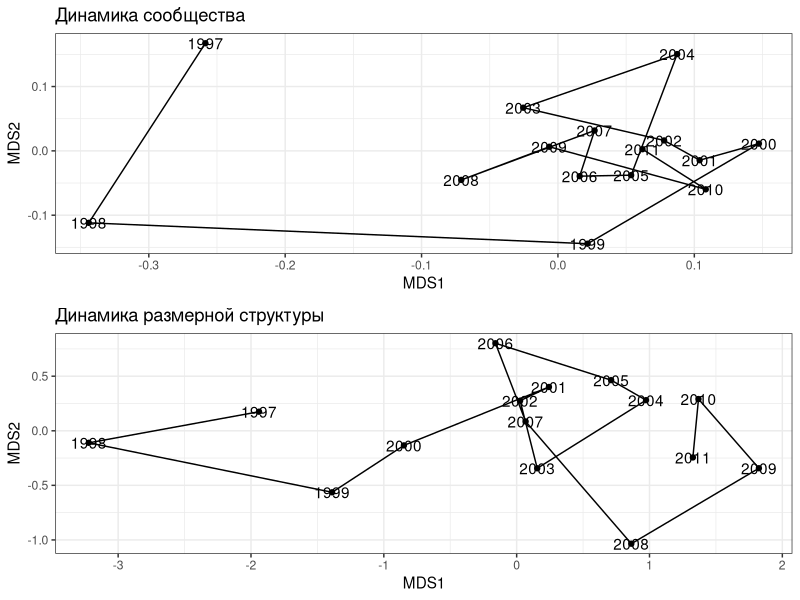
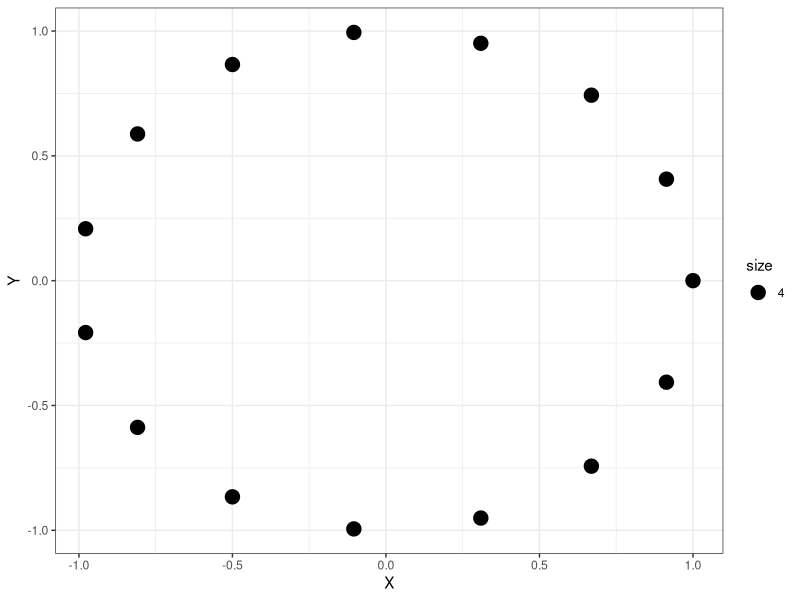
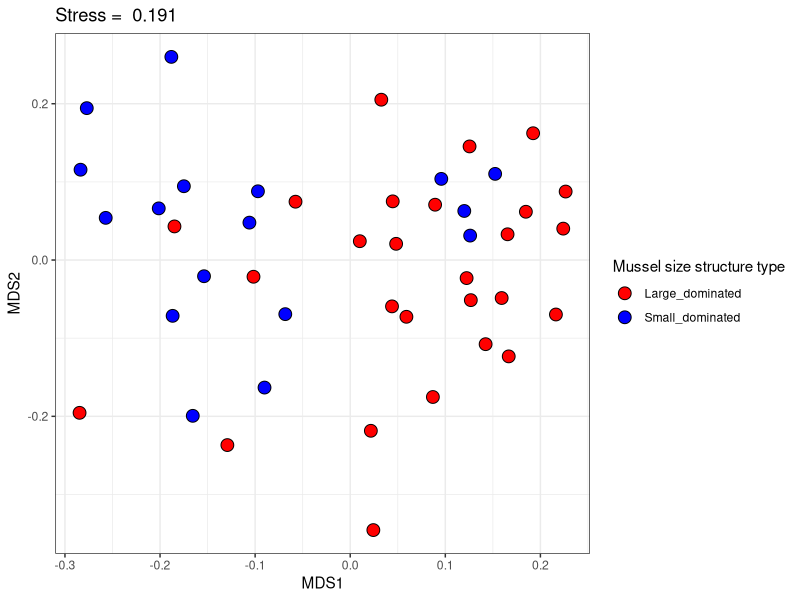
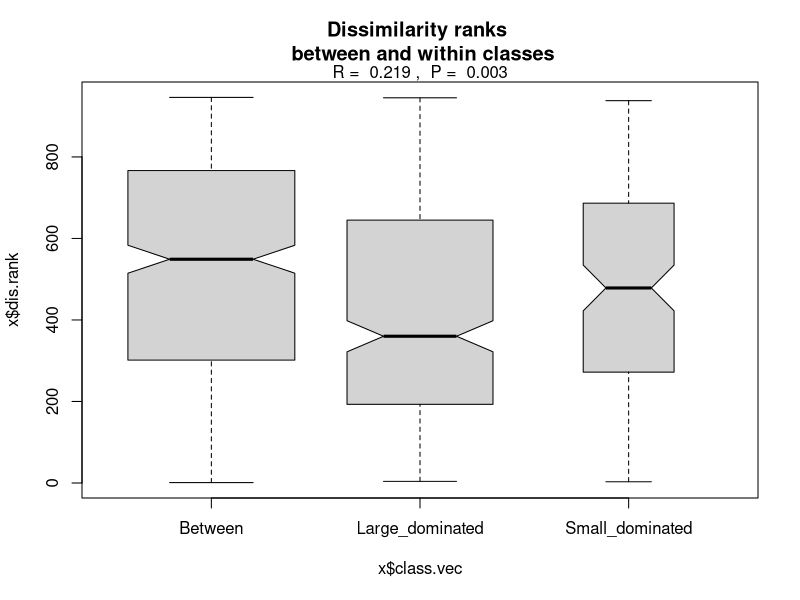
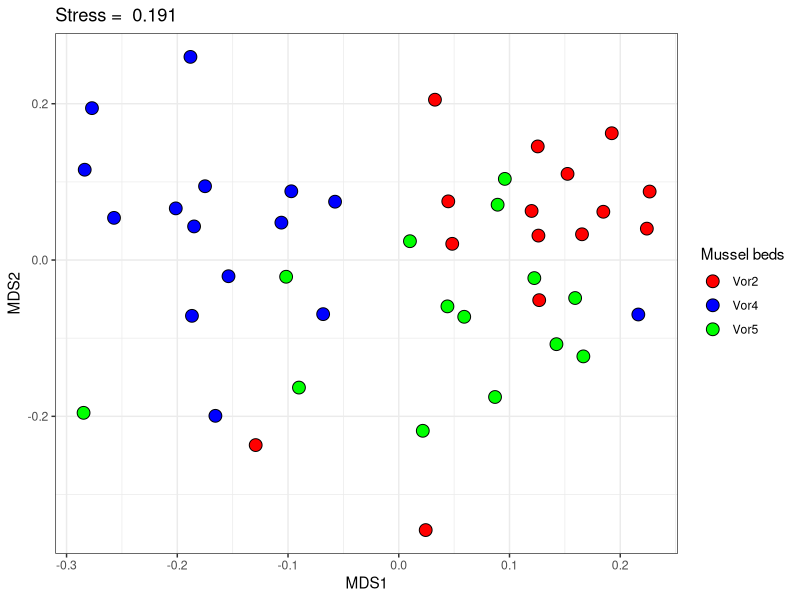
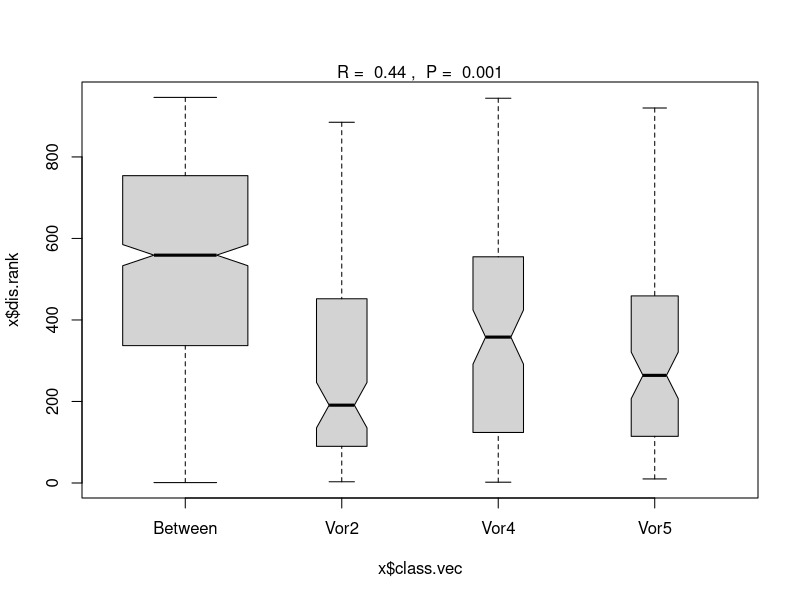

Reproduce these figures in R, in order. (Note: this script raises an error after producing the figures.)
## ---- chunk 1
# output options
options(width = 70, scipen = 6, digits = 3)
library(knitr)
# chunk default options
opts_chunk$set(fig.align='center', tidy = FALSE, fig.width = 7, fig.height = 3, warning = FALSE)
## ---- chunk 2
com <- read.csv("data/mussel_beds.csv", sep=';', header = T)
ascam <- read.csv("data/ASCAM.csv", sep=';', header = T)
## ---- chunk 3
library(vegan)
log_com <- log(com[,-c(1:3)] + 1)
vor2_log_com <- log_com[com$Bank == "Vor2",]
log_ascam <- log(ascam[, -c(1:2)]+1)
mds_vor2_com <- as.data.frame(metaMDS(vor2_log_com)$points)
vor2_log_ascam <- log_ascam[ascam$Bank == "Vor2",]
mds_vor2_ascam <- as.data.frame(metaMDS(vor2_log_ascam, distance = "euclid" )$points)
## ---- chunk 4
library(ggplot2)
library(gridExtra)
theme_set(theme_bw())

Pl1 <- ggplot(mds_vor2_com, aes(x=MDS1, y=MDS2)) + geom_point() + geom_path() + geom_text(label = com$Year[com$Bank == "Vor2"]) + ggtitle("Динамика сообщества")

Pl2 <- ggplot(mds_vor2_ascam, aes(x=MDS1, y=MDS2)) + geom_point() + geom_path() + geom_text(label = com$Year[com$Bank == "Vor2"]) + ggtitle("Динамика размерной структуры")

grid.arrange(Pl1, Pl2)
## ---- chunk 5
gradient_model <- vegdist(com$Year[com$Bank == "Vor2"], method="euclidian")
gradient_model 
## ---- chunk 6
dist_vor2_com <- vegdist(vor2_log_com, method = "bray")
dist_vor2_ascam <- vegdist(vor2_log_ascam, method = "euclidean")
## ---- chunk 7
mantel(dist_vor2_com, gradient_model)
## ---- chunk 8
mantel(dist_vor2_ascam, gradient_model)
## ---- chunk 9
mantel(dist_vor2_com, dist_vor2_ascam)
## ---- chunk 10
mantel.partial(dist_vor2_com, dist_vor2_ascam, gradient_model)
## ---- chunk 11
cycmod <- function(x){
  points <- data.frame(X=c(1:x), Y=c(1:x))
  for (i in 1:x) {
    points$X[i] <- cos(2*pi*(i-1)/x)
    points$Y[i] <- sin(2*pi*(i-1)/x)
  }
  return(points)
}

qplot(cycmod(nrow(mds_vor2_ascam))$X, cycmod(nrow(mds_vor2_ascam))$Y, xlab="X", ylab="Y", geom = "point", size = 4)  
## ---- chunk 12
cycl_model <- round(vegdist(cycmod(nrow(mds_vor2_ascam)), method = "euclidean"))
cycl_model
## ---- chunk 13
mantel(dist_vor2_ascam, cycl_model)
## ---- chunk 14
mantel.partial(dist_vor2_ascam, cycl_model, gradient_model)
## ---- chunk 15
library(vegan)
library(ggplot2)
ord_log_com <- metaMDS(log_com, distance = "bray", k=2)
MDS <- data.frame(ord_log_com$points)
## ---- chunk 16
ggplot(MDS, aes(x = MDS1, y = MDS2, fill = com$Mussel_size)) + geom_point(shape = 21, size = 4) + scale_fill_manual(values = c("red", "blue")) + labs(fill = "Mussel size structure type") + ggtitle(paste("Stress = ", round(ord_log_com$stress, 3), sep = " "))
## ---- chunk 17
com_anosim <- anosim(log_com, 
           grouping = com$Mussel_size, 
           permutations = 999, 
           distance = "bray")
## ---- chunk 18

## ---- chunk 19
summary(com_anosim)
## ---- chunk 20
plot(com_anosim, main = "Dissimilarity ranks \n between and within classes")
## ---- chunk 21
ggplot(MDS, aes(x = MDS1, y = MDS2, fill = com$Bank)) + geom_point(shape = 21, size = 4) + scale_fill_manual(values = c("red", "blue", "green")) + labs(fill = "Mussel beds") + ggtitle(paste("Stress = ", round(ord_log_com$stress, 3), sep = " "))
## ---- chunk 22
bed_anosim <- anosim(log_com, grouping = com$Bank,permutations = 999, distance = "bray")
bed_anosim
## ---- chunk 23
plot(bed_anosim)
## ---- chunk 24
# Vor2 vs Vor4
anosim(log_com [com$Bank %in% c("Vor2", "Vor4"),], 
    grouping = com$Bank[com$Bank %in% c("Vor2", "Vor4")])
## ---- chunk 25
# Vor2 vs Vor5
anosim(log_com[com$Bank %in% c("Vor2", "Vor5"),], grouping = com$Bank[com$Bank %in% c("Vor2", "Vor5")])
## ---- chunk 26
# Vor4 vs Vor5
anosim(log_com [com$Bank %in% c("Vor4", "Vor5"),], grouping = com$Bank[com$Bank %in% c("Vor4", "Vor5")])
## ---- chunk 27
m <- vegdist(as.numeric(com$Bank), method = "euclidean") 
mm <- m
mm[m > 0] <- 1
mm[m == 0] <- 0
mantel(vegdist(log_com), mm, method = "pearson")
## ---- chunk 28
log_com_simper <- simper(log_com, group = com$Mussel_size, permutations = 999)
summary (log_com_simper)
## ---- chunk 29
summary(simper(log_com, group = com$Bank, permutations = 999 ))
